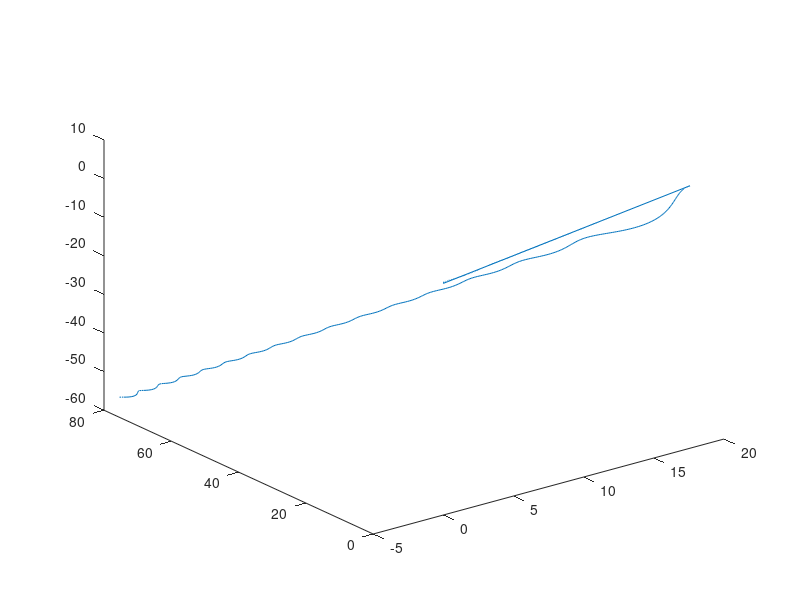
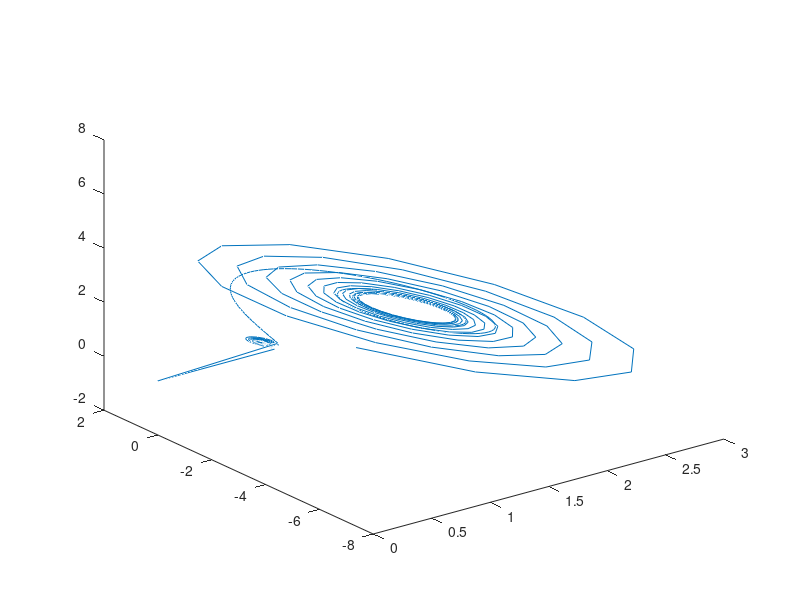
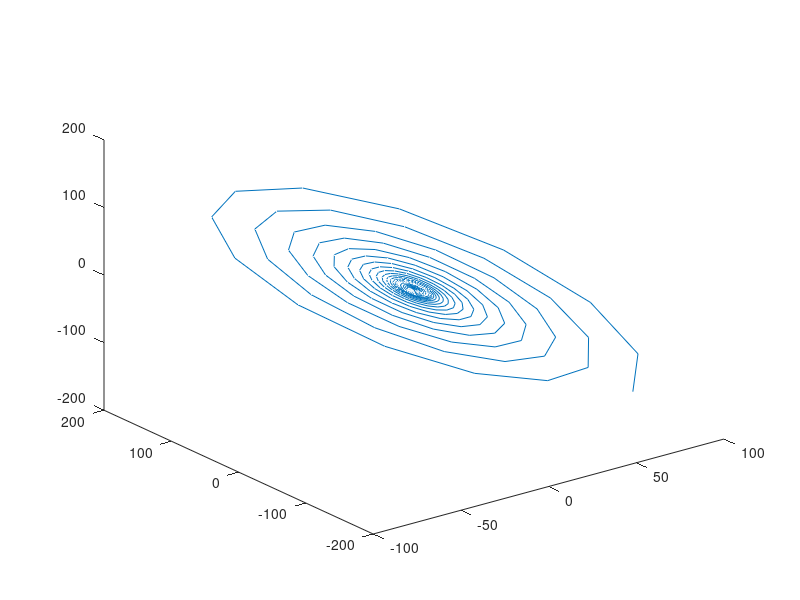
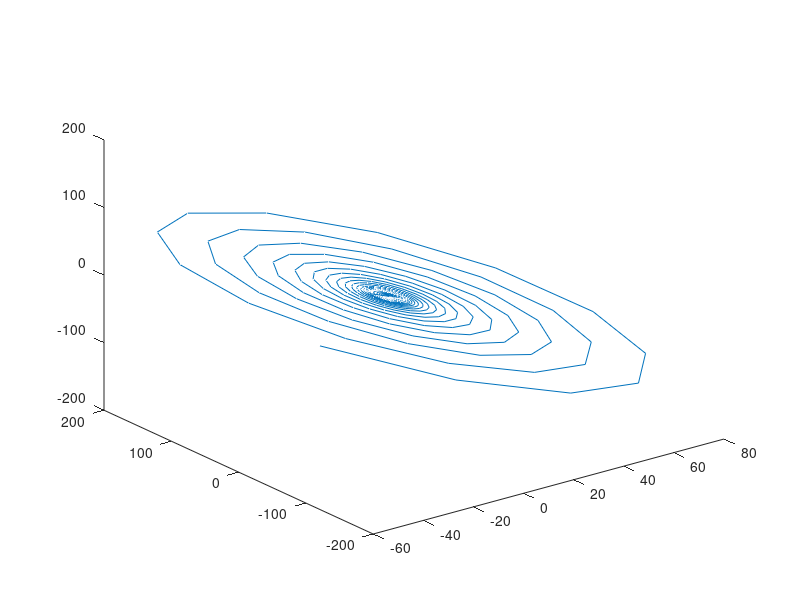

Write MATLAB code to recreate these figures, in order.
% EXERCISE 1 - Runge-Kutta scheme
clear
close all
tic
c0 = 0.2;
t = 1;
L = 20;
ds = 0.05; % ds = 5e-2;
X0 = 2 * c0 * sqrt(t) * [0 0 1];
T0 = [1 0 0];
n0 = [0 1 0];
b0 = [0 0 1];
% whos in command window  to see the defined parameters

mmax = round(L / ds); %rounding result to make it storable by Matlab
X = X0; %define intitial conditions?
T = T0;
n = n0;
b = b0;
s = 0;
XXpos = zeros(mmax+1, 3); XX(1, :) = X0;
TTpos = zeros(mmax+1, 3); TT(1, :) = T0;
nnpos = zeros(mmax+1, 3); nn(1, :) = n0;
bbpos = zeros(mmax+1, 3); bb(1, :) = b0;
%implement runge-kutta method
for m = 1:mmax 
    k1X = T;
    k1T = (c0 / sqrt(t)) * n;
    k1n = -(c0 / sqrt(t)) * T + (s / (2 * t)) * b;
    k1b = -(s / (2 * t)) * n;

    saux = s + .5 * ds;
    %Xaux = X + .5 * ds * k1X; %not used anyway in the right hand side of
    %the function (see notes)
    Taux = T + .5 * ds * k1T;
    naux = n + .5 * ds * k1n;
    baux = b + .5 * ds * k1b;

    k2X = Taux;
    k2T = (c0 / sqrt(t)) * naux;
    k2n = -(c0 / sqrt(t)) * Taux + (saux / (2 * t)) * baux;
    k2b = -(saux / (2 * t)) * naux;

    %saux = s + .5 * ds; %it is the same as above, so it doesnt have to be
    %defined again
    %Xaux = X + .5 * ds * k2X;
    Taux = T + .5 * ds * k2T;
    naux = n + .5 * ds * k2n;
    baux = b + .5 * ds * k2b;

    k3X = Taux;
    k3T = (c0 / sqrt(t)) * naux;
    k3n = -(c0 / sqrt(t)) * Taux + (saux / (2 * t)) * baux;
    k3b = -(saux / (2 * t)) * naux;

    %saux = s + .5 * ds;
    %Xaux = X + .5 * ds * k3X;
    Taux = T + .5 * ds * k3T;
    naux = n + .5 * ds * k3n;
    baux = b + .5 * ds * k3b;

    k4X = Taux;
    k4T = (c0 / sqrt(t)) * naux;
    k4n = -(c0 / sqrt(t)) * Taux + (saux / (2 * t)) * baux;
    k4b = -(saux / (2 * t)) * naux;

    s = m * ds; % s = s + ds;
    X = X + (ds/6) * (k1X + 2 * k2X + 2 * k3X + k4X);
    T = T + (ds/6) * (k1T + 2 * k2T + 2 * k3T + k4T);
    n = n + (ds/6) * (k1n + 2 * k2n + 2 * k3n + k4n);
    b = b + (ds/6) * (k1b + 2 * k2b + 2 * k3b + k4b);

   % T = T / norm(T);
   % n = n / norm(n);
   % b = b / norm(b);

 XXpos(m+1, :) = X;
 TTpos(m+1, :) = T;
 nnpos(m+1, :) = n;
 bbpos(m+1, :) = b;

end

ds = -ds

XXneg = zeros(mmax+1, 3); XX(1, :) = X0;
TTneg = zeros(mmax+1, 3); TT(1, :) = T0;
nnneg = zeros(mmax+1, 3); nn(1, :) = n0;
bbneg = zeros(mmax+1, 3); bb(1, :) = b0;
%implement runge-kutta method
for m = 1:mmax 
    k1X = T;
    k1T = (c0 / sqrt(t)) * n;
    k1n = -(c0 / sqrt(t)) * T + (s / (2 * t)) * b;
    k1b = -(s / (2 * t)) * n;

    saux = s + .5 * ds;
    %Xaux = X + .5 * ds * k1X; %not used anyway in the right hand side of
    %the function (see notes)
    Taux = T + .5 * ds * k1T;
    naux = n + .5 * ds * k1n;
    baux = b + .5 * ds * k1b;

    k2X = Taux;
    k2T = (c0 / sqrt(t)) * naux;
    k2n = -(c0 / sqrt(t)) * Taux + (saux / (2 * t)) * baux;
    k2b = -(saux / (2 * t)) * naux;

    %saux = s + .5 * ds; %it is the same as above, so it doesnt have to be
    %defined again
    %Xaux = X + .5 * ds * k2X;
    Taux = T + .5 * ds * k2T;
    naux = n + .5 * ds * k2n;
    baux = b + .5 * ds * k2b;

    k3X = Taux;
    k3T = (c0 / sqrt(t)) * naux;
    k3n = -(c0 / sqrt(t)) * Taux + (saux / (2 * t)) * baux;
    k3b = -(saux / (2 * t)) * naux;

    %saux = s + .5 * ds;
    %Xaux = X + .5 * ds * k3X;
    Taux = T + .5 * ds * k3T;
    naux = n + .5 * ds * k3n;
    baux = b + .5 * ds * k3b;

    k4X = Taux;
    k4T = (c0 / sqrt(t)) * naux;
    k4n = -(c0 / sqrt(t)) * Taux + (saux / (2 * t)) * baux;
    k4b = -(saux / (2 * t)) * naux;

    s = m * ds; % s = s + ds;
    X = X + (ds/6) * (k1X + 2 * k2X + 2 * k3X + k4X);
    T = T + (ds/6) * (k1T + 2 * k2T + 2 * k3T + k4T);
    n = n + (ds/6) * (k1n + 2 * k2n + 2 * k3n + k4n);
    b = b + (ds/6) * (k1b + 2 * k2b + 2 * k3b + k4b);

   % T = T / norm(T);
   % n = n / norm(n);
   % b = b / norm(b);

 XXneg(m+1, :) = X;
 TTneg(m+1, :) = T;
 nnneg(m+1, :) = n;
 bbneg(m+1, :) = b;

end

toc

XX = [XXneg(end: -1:2, :); XXpos]
TT = [TTneg(end: -1:2, :); TTpos]
nn = [nnneg(end: -1:2, :); nnpos]
bb = [bbneg(end: -1:2, :); bbpos]

% in command line: plot3(XX(:, 1), XX(:, 2), XX(:, 3))
%plot3(XXpos(:, 1), XXpos(:, 2), XXpos(:, 3))
%figure
%plot3(TTpos(:, 1), TTpos(:, 2), TTpos(:, 3))
%figure
%plot3(XXneg(:, 1), XXneg(:, 2), XXneg(:, 3))
%figure
%plot3(TTneg(:, 1), TTneg(:, 2), TTneg(:, 3))
%figure

plot3(XX(:, 1), XX(:, 2), XX(:, 3))
figure
plot3(TT(:, 1), TT(:, 2), TT(:, 3))
figure
plot3(nn(:, 1), nn(:, 2), nn(:, 3))
figure
plot3(bb(:, 1), bb(:, 2), bb(:, 3))
figure